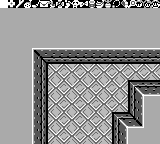

The image is a tile-based game level rendered from a .tmx file. Its description and complete source (layers, tilesets, objects, tile grids) follow:
An orthogonal 20x18 tile map with 8x8 px tiles, 2 tile layers (bg, Tile Layer 1), 6 tilesets.

<map version="1.2" tiledversion="1.2.2" orientation="orthogonal" renderorder="right-down" width="20" height="18" tilewidth="8" tileheight="8" infinite="0" nextlayerid="3" nextobjectid="1">
 <tileset firstgid="1" source="floor-j.tsx" />
 <tileset firstgid="17" source="items-2.tsx" />
 <tileset firstgid="81" source="dungeon-items.tsx" />
 <tileset firstgid="97" source="overworld-landscape.tsx" />
 <tileset firstgid="193" source="walls-a.tsx" />
 <tileset firstgid="225" source="font.tsx" />
 <layer id="1" name="bg" width="20" height="18">
  <data encoding="csv">
173,66,67,68,69,70,71,72,73,74,65,96,94,95,58,173,173,173,173,173,
1,2,1,2,1,2,1,2,1,2,1,2,1,2,1,2,1,2,1,2,
3,4,3,4,3,4,3,4,3,4,3,4,3,4,3,4,3,4,3,4,
1,2,1,2,1,2,1,2,1,2,1,2,1,2,1,2,1,2,1,2,
3,4,3,4,3,4,3,4,3,4,3,4,3,4,3,4,3,4,3,4,
1,2,1,2,1,2,1,2,1,2,1,2,1,2,1,2,1,2,1,2,
3,4,3,4,3,4,3,4,3,4,3,4,3,4,3,4,3,4,3,4,
1,2,1,2,1,2,1,2,1,2,1,2,1,2,1,2,1,2,1,2,
3,4,3,4,3,4,3,4,3,4,3,4,3,4,3,4,3,4,3,4,
1,2,1,2,1,2,1,2,1,2,1,2,1,2,1,2,1,2,1,2,
3,4,3,4,3,4,3,4,3,4,3,4,3,4,3,4,3,4,3,4,
1,2,1,2,1,2,1,2,1,2,1,2,1,2,1,2,1,2,1,2,
3,4,3,4,3,4,3,4,3,4,3,4,3,4,3,4,3,4,3,4,
1,2,1,2,1,2,1,2,1,2,1,2,1,2,1,2,1,2,1,2,
3,4,3,4,3,4,3,4,3,4,3,4,3,4,3,4,3,4,3,4,
1,2,1,2,1,2,1,2,1,2,1,2,1,2,1,2,1,2,1,2,
3,4,3,4,3,4,3,4,3,4,3,4,3,4,3,4,3,4,3,4,
1,2,1,2,1,2,1,2,1,2,1,2,1,2,1,2,1,2,1,2
</data>
 </layer>
 <layer id="2" name="Tile Layer 1" width="20" height="18">
  <data encoding="csv">
192,359,372,373,375,360,361,362,363,365,369,370,371,374,377,378,379,366,367,368,
189,189,189,189,189,189,189,189,189,189,189,189,189,189,189,189,189,189,189,189,
189,189,189,189,189,189,189,189,189,189,189,189,189,189,189,189,189,189,189,189,
189,189,189,189,189,189,189,189,189,189,189,189,189,189,189,189,189,189,189,189,
189,189,189,189,189,189,189,189,189,189,189,189,189,189,189,189,189,189,189,189,
189,189,189,189,189,189,189,189,189,189,189,189,189,189,189,189,189,189,189,189,
189,189,189,189,2684354755,2684354763,2684354763,2684354763,2684354763,2684354763,2684354763,2684354763,2684354763,2684354763,2684354763,2684354763,2684354763,2684354763,2684354763,2684354763,
189,189,189,189,203,2684354771,217,217,217,217,217,217,217,217,217,217,217,217,217,217,
189,189,189,189,203,1610612953,0,0,0,0,0,0,0,0,0,0,0,0,0,0,
189,189,189,189,203,1610612953,0,0,0,0,0,0,0,0,0,0,0,0,0,0,
189,189,189,189,203,1610612953,0,0,0,0,0,0,0,0,0,0,216,3221225689,3221225689,3221225689,
189,189,189,189,203,1610612953,0,0,0,0,0,0,0,0,0,0,2684354777,2147483847,1610612939,1610612939,
189,189,189,189,203,1610612953,0,0,0,0,0,0,0,0,0,0,2684354777,3221225675,189,189,
189,189,189,189,203,1610612953,0,0,0,0,0,0,0,0,0,0,2684354777,3221225675,189,189,
189,189,189,189,203,1610612953,0,0,0,0,0,0,0,0,216,3221225689,1610612947,3221225675,189,189,
189,189,189,189,203,1610612953,0,0,0,0,0,0,0,0,2684354777,2147483847,1610612939,1610612931,189,189,
189,189,189,189,203,1610612953,0,0,0,0,0,0,0,0,2684354777,3221225675,189,189,189,189,
189,189,189,189,203,1610612953,0,0,0,0,0,0,0,0,2684354777,3221225675,189,189,189,189
</data>
 </layer>
</map>
